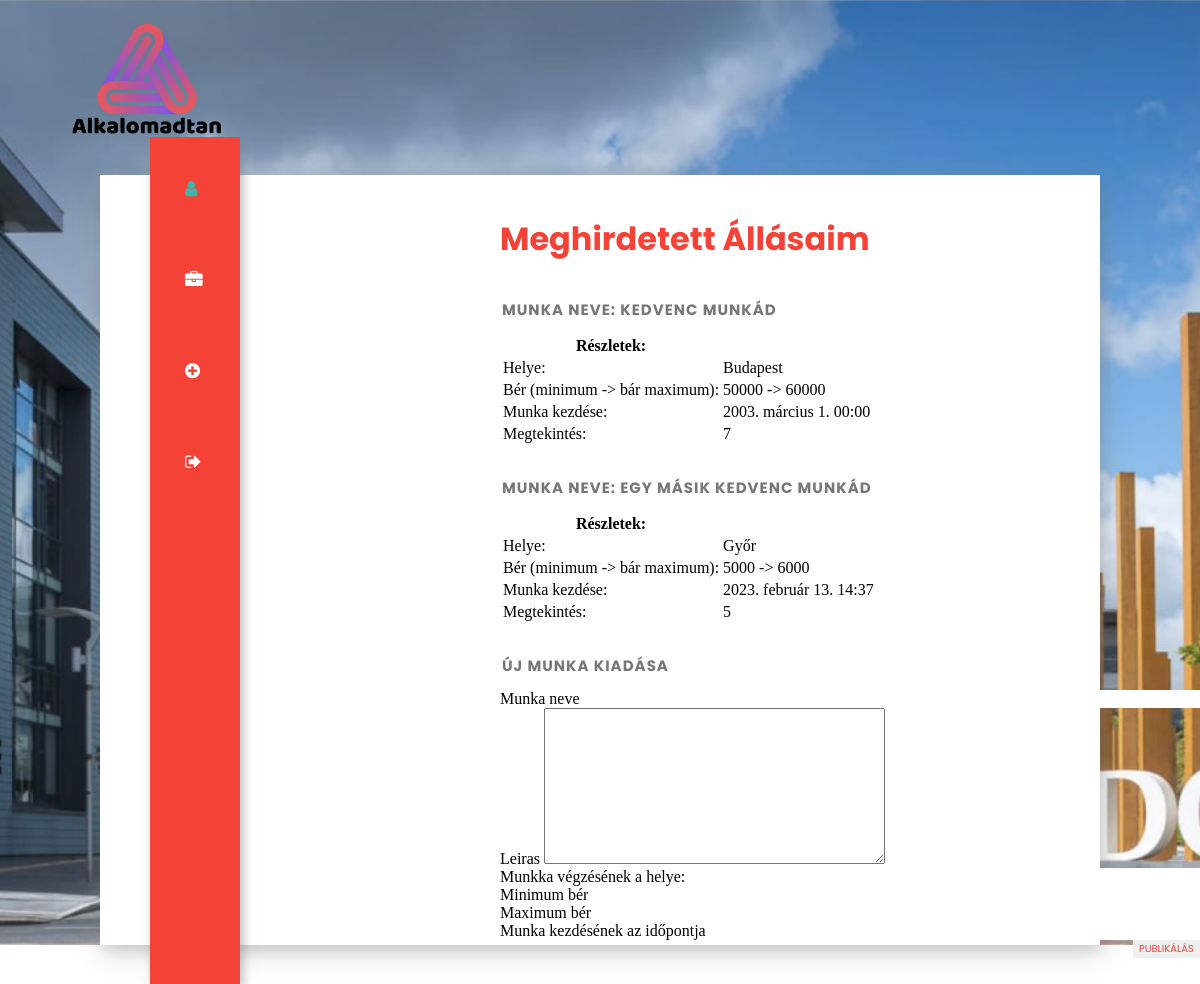
Screenshot of /profil/ujmunka/ (signed in) with the database file from the repository.
### app/models.py (models this page shows, shortened)
class Munka(models.Model):
    class Meta:
        ordering = ["-katt"]
    nev = models.CharField(max_length=255, null=False)
    leiras = models.TextField(default="", null=False)
    helye = models.CharField(default="", max_length=255)
    katt = models.IntegerField(default=0)
    publikalo = models.ForeignKey(settings.AUTH_USER_MODEL, on_delete=models.CASCADE)
    berMin = models.IntegerField(null=False)
    berMax = models.IntegerField(null=True)
    munkaKezd = models.DateTimeField()

### app/views.py (the view)
# urls.py: path("profil/ujmunka/", views.Profil_UjMunka, name="ProfilUjMunka"),
def Profil_UjMunka(request):
    userId = request.user.id
    userUsername = request.user.username
    felhasznalo = request.user
    print(f"Profil_UjMunka(request) - {userUsername} ({userId})")
    if request.POST:
        if request.user.is_authenticated:
            ujMunkaForm = MunkaFrom(request.POST)
            if ujMunkaForm.is_valid():
                mentendo = ujMunkaForm.save(commit=False)
                mentendo.publikalo = User.objects.get(pk=request.user.id)
                mentendo.save()
                print("Mentve!")
            else:
                print("invalid form")
                print(ujMunkaForm.errors)
    else:
        ujMunkaForm = MunkaFrom()
    template = loader.get_template("app/profile/profilePageAd.html")
    munkak = None
    try:
        munkak = list(Munka.objects.filter(publikalo = request.user.id).values())
    except:
        print(traceback.format_exc())
        munkak = None
    context = {
        "cim": "Profilod",
        "felhasznalo":felhasznalo,
        "form":ujMunkaForm,
        "munka": munkak
        }
    return HttpResponse(template.render(context,request))

### app/forms.py
class MunkaFrom(ModelForm):
    class Meta:
        model = Munka
        fields = "__all__"
        exclude = ["publikalo", "katt"]
    nev = forms.CharField(label="Munka neve", max_length=250)
    leiras = forms.TextInput()
    helye = forms.CharField(label="Munkka végzésének a helye:", max_length=150)
    berMin = forms.IntegerField(label="Minimum bér")
    berMax = forms.IntegerField(label="Maximum bér")
    munkaKezd = forms.DateField(label="Munka kezdésének az időpontja")

### app/templates/app/profile/profilePageAd.html (shortened to what this page needs)
{% extends 'app/layout/commonhead3.html' %}
{% block content %}
{% load static %}
{% if felhasznalo.is_authenticated %}
    {% if munka is not None %}
    <div class="rightbox">
        <div class="profile">
            <h1>Meghirdetett Állásaim</h1>
            {% for i in munka %}
            <div>
                <h2>Munka neve: {{i.nev}}</h2>
                <table>
                    <thead>
                        <th>Részletek:</th>
                    </thead>
                    <tbody>
                        <tr>
                            <td>Helye: </td>
                            <td>{{i.helye}}</td>
                        </tr>
                        <tr>
                            <td>Bér (minimum -> bár maximum): </td>
                            <td>{{i.berMin}} -> {{i.berMax}}</td>
                        </tr>
                        <tr>
                            <td>Munka kezdése: </td>
                            <td>{{i.munkaKezd}}</td>
                        </tr>
                        <tr>
                            <td>Megtekintés: </td>
                            <td>{{i.katt}}</td>
                        </tr>
                    </tbody>
                </table>
                <br>
            </div>
            {% endfor %}
            <h2>Új munka kiadása</h2>
            <div>
<form method="POST">
{% for field in form %}
    <div class="">
        <label class="">{{ field.label }}</label>
        {{ field }}
    </div>
{% endfor %}
<input type="submit" value="Publikálás" class="btn btn-primary">
</form>
            </div>
        </div>
    </div>
    </div>
</section>
    {% endif %}
{% endif %}
{% endblock %}

### app/static/style3.css (style rules this page uses)
body { box-sizing: border-box; padding: 0; margin: 0; }
.rightbox { float: right; width: 60%; height: 100%; }
.profile { position: absolute; width: 70%; }
h1 { font-family: 'Poppins', sans-serif; color: #f44336; font-size: 2em; margin-top: 40px; margin-bottom: 35px; }
h2 { color: #777; font-family: 'Poppins', sans-serif; width: 80%; text-transform: uppercase; font-size: 15px; letter-spacing: 1px; margin-left: 2px; }
.btn { float: right; font-family: 'Poppins', sans-serif; text-transform: uppercase; font-size: 10px; border: none; color: #f44336; }
input { float: right; font-family: 'Poppins', sans-serif; text-transform: uppercase; font-size: 10px; border: none; color: #f44336; }

### rows the page displays
Munka: nev "KEDVENC MUNKÁD", helye "Budapest", berMin "50000", berMax "60000", munkaKezd "2003. március 1. 00:00", katt "7"
Munka: nev "EGY MÁSIK KEDVENC MUNKÁD", helye "Győr", berMin "5000", berMax "6000", munkaKezd "2023. február 13. 14:37", katt "5"

### other values shown
{{ field.label }} "Munka neve" "Leiras" "Munkka végzésének a helye:" "Minimum bér" "Maximum bér" "Munka kezdésének az időpontja"
